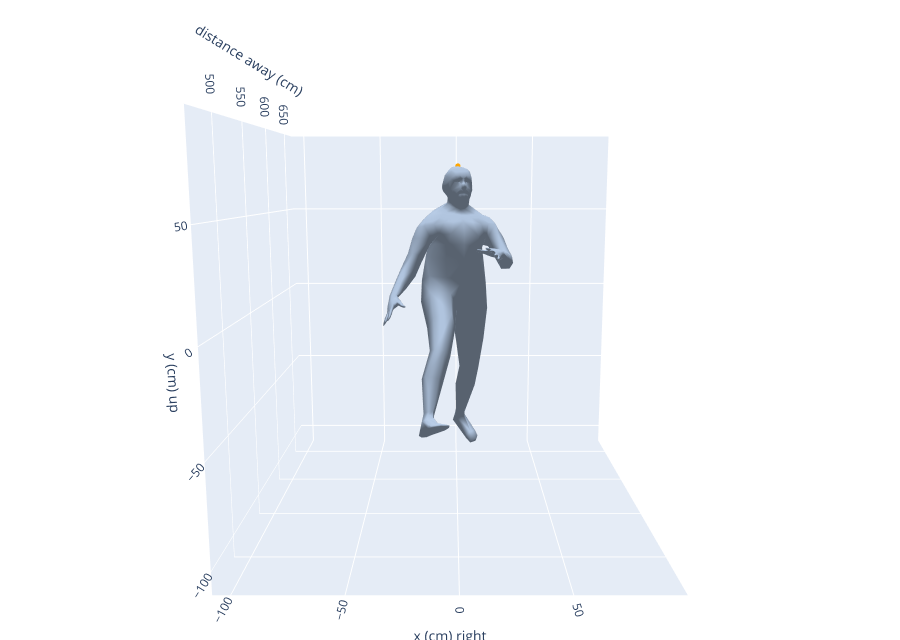

Notebook source saved alongside this figure:
### Code cell
IMAGE = '/Users/rzt/Desktop/Screenshot 2026-09-23 at 10.12.54 AM.png'
W = 0.30

net = model_spatial.PoseNet(torch.load(HERE / "model_spatial.pt", map_location="cpu")["backbone"], pretrained=False)
state = torch.load(HERE / "model_spatial.pt", map_location="cpu")
net.load_state_dict(state["weights"])
net.eval()
body = losses.Body(ik.Rig())

picture = Image.open(IMAGE).convert("RGB")
side = max(picture.size)
square = Image.new("RGB", (side, side), (124, 116, 104))
square.paste(picture, ((side - picture.size[0]) // 2, (side - picture.size[1]) // 2))
rgb = np.asarray(square.resize((256, 256), Image.BILINEAR), np.float32) / 255.0
image = torch.from_numpy(((rgb - IMAGENET_MEAN) / IMAGENET_STD).transpose(2, 0, 1))[None]

context = torch.tensor([[0.0, 0.0, W]])
box = torch.tensor([[128.0, 128.0, 256.0]])
intrinsics = torch.tensor([[256.0 / W, 256.0 / W, 128.0, 128.0]])

with torch.no_grad():
    out = net(image, context)

local = body.joints(out["angles"], out["scales"])
translation = losses.translation_from(out["camera"], box, intrinsics)
view = losses.place_in_view(local, out["rotation"], translation).detach()

parameters = torch.zeros(1, losses.N_MHR_PARAMETERS)
parameters = parameters.index_copy(1, body.angles_at, out["angles"])
parameters = parameters.index_copy(1, body.scales_at, out["scales"])
with torch.no_grad():
    vertices, rig_state = body.rig.model(torch.zeros(1, losses.N_IDENTITY), parameters, None)
hips = rig_state[:, body.joints_at[PELVIS], :3]
mesh = losses.place_in_view(vertices - hips[:, None, :], out["rotation"], translation).detach().numpy()[0]

BONES = [("pelvis", "spine"), ("spine", "neck"), ("neck", "head"), ("head", "head_top"),
         ("neck", "left_shoulder"), ("left_shoulder", "left_elbow"), ("left_elbow", "left_wrist"),
         ("neck", "right_shoulder"), ("right_shoulder", "right_elbow"), ("right_elbow", "right_wrist"),
         ("pelvis", "left_hip"), ("left_hip", "left_knee"), ("left_knee", "left_ankle"),
         ("pelvis", "right_hip"), ("right_hip", "right_knee"), ("right_knee", "right_ankle")]
LINKS = [(KEYPOINTS.index(a), KEYPOINTS.index(b)) for a, b in BONES]

def stick(points):
    points = np.asarray(points)
    return [[v for a, b in LINKS for v in (points[a, i], points[b, i], None)]
            for i in range(points.shape[1])]

go.Figure(go.Image(z=rgb * 255.0)).update_layout(
    height=400, width=400, margin=dict(l=0, r=0, t=0, b=0),
    xaxis=dict(visible=False), yaxis=dict(visible=False)).show()

points = ((losses.to_crop_units(losses.project(view, intrinsics), box) + 1.0) / 2.0 * 256).numpy()[0]
x, y = stick(points)
go.Figure([go.Image(z=rgb * 255.0, hoverinfo="skip"),
           go.Scatter(x=x, y=y, mode="lines+markers", line=dict(color="orange", width=3),
                      marker=dict(size=5))]).update_layout(
    height=400, width=400, margin=dict(l=0, r=0, t=0, b=0), showlegend=False,
    xaxis=dict(visible=False, range=[0, 256]),
    yaxis=dict(visible=False, range=[256, 0], scaleanchor="x")).show()

centres, reach = mhr_scene._framing([[mesh]])
mx, my, mz = stick(mhr_scene.plotted(view.numpy()[0]))
go.Figure([mhr_scene._body(mesh, faces(body.rig.model), "lightsteelblue", "body"),
           go.Scatter3d(x=mx, y=my, z=mz, mode="lines+markers",
                        line=dict(color="orange", width=5), marker=dict(size=3))]).update_layout(
    height=640, margin=dict(l=0, r=0, t=0, b=0), showlegend=False,
    scene=mhr_scene._scene(centres[0], reach)).show()

### Figure 1 — Plotly figure (JSON) as saved in the notebook; plotly's stock layout.template omitted (floating-point values rounded to 4 significant figures; data arrays with more than 128 entries replaced by an {"elided": "..."} marker saying what was removed)
{"data": [{"color": "lightsteelblue", "flatshading": false, "hoverinfo": "skip", "i": {"elided": "1186 int values"}, "j": {"elided": "1186 int values"}, "k": {"elided": "1186 int values"}, "lighting": {"ambient": 0.5, "diffuse": 0.8, "specular": 0.2}, "lightposition": {"x": 0, "y": -3000, "z": 2000}, "name": "body", "showlegend": true, "type": "mesh3d", "x": {"elided": "595 float values"}, "y": {"elided": "595 float values"}, "z": {"elided": "595 float values"}}, {"line": {"color": "orange", "width": 5}, "marker": {"size": 3}, "mode": "lines+markers", "type": "scatter3d", "x": [-2.429, -2.986, null, -2.986, 0.008556, null, 0.008556, 0.4696, null, 0.4696, 0.3217, null, 0.008556, 18.76, null, 18.76, 28.42, null, 28.42, 22.14, null, 0.008556, -17.81, null, -17.81, -27.34, null, -27.34, -34.74, null, -2.429, 5.275, null, 5.275, 8.146, null, 8.146, 2.152, null, -2.429, -9.475, null, -9.475, -7.08, null, -7.08, -15.0, null], "y": [593.0, 595.8, null, 595.8, 595.9, null, 595.9, 595.3, null, 595.3, 598.7, null, 595.9, 599.8, null, 599.8, 582.4, null, 582.4, 560.5, null, 595.9, 587.7, null, 587.7, 577.9, null, 577.9, 559.8, null, 593.0, 595.0, null, 595.0, 600.5, null, 600.5, 619.7, null, 593.0, 586.2, null, 586.2, 549.8, null, 549.8, 528.4, null], "z": [7.988, 18.48, null, 18.48, 48.85, null, 48.85, 57.56, null, 57.56, 76.33, null, 48.85, 41.64, null, 41.64, 23.42, null, 23.42, 30.22, null, 48.85, 42.98, null, 42.98, 19.69, null, 19.69, 6.178, null, 7.988, -0.01621, null, -0.01621, -42.82, null, -42.82, -76.38, null, 7.988, 2.394, null, 2.394, -20.83, null, -20.83, -52.66, null]}], "layout": {"height": 640, "margin": {"b": 0, "l": 0, "r": 0, "t": 0}, "scene": {"aspectmode": "cube", "camera": {"eye": {"x": 0, "y": -2, "z": 0.35}, "up": {"x": 0, "y": 0, "z": 1}}, "xaxis": {"range": [-108.1, 99.84], "title": {"text": "x (cm) right"}}, "yaxis": {"range": [464.7, 672.6], "title": {"text": "distance away (cm)"}}, "zaxis": {"range": [-111.0, 96.94], "title": {"text": "y (cm) up"}}}, "showlegend": false}}
